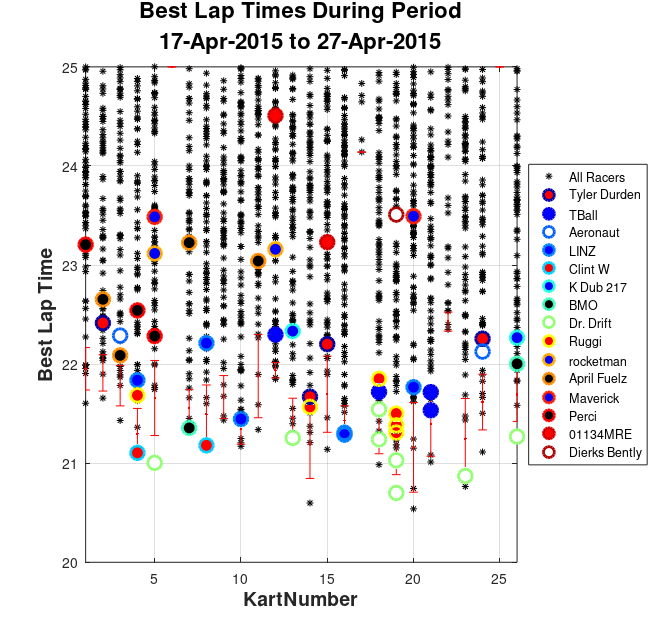
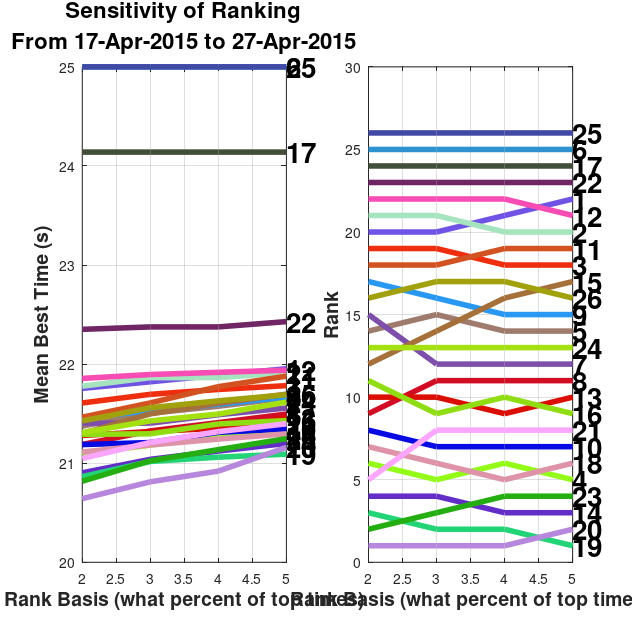
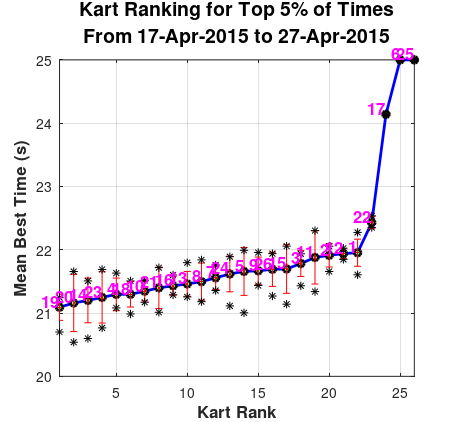
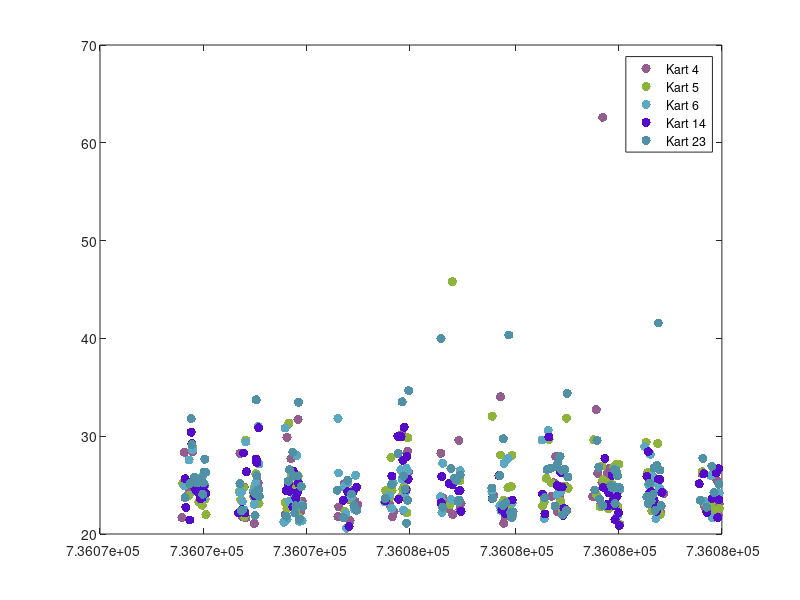

These figures' MATLAB source, in order:
clear all
close all
clc
%% Input and Config
print_plots=1; % Whether or not to make pngs

% Load the mat file created by kart_data_master.m
% load 2015_Race_Data_Initial
load 2015_TrackUpdate

% start_date='02-27-2015';
% end_date='03-30-2015';
start_date=datestr(min(kart_data(:,4)));
end_date=datestr(max(kart_data(:,4)));

% AV_Racers = { racerID, racerName, plot_flag }
AV_Racers={...
    1003786,    'Tyler Durden', 1;
    1024723,    'JeffRod',      1;
    1073028,    'TBall',        1;
    1113917,    'XPLRITT',      1;
    1150608,    'Kamil',        1;
    6390,       'Aeronaut',     1;
    1098385,    'LINZ',         1;
    1430,       'Linz',         1;
    1186403,    'Clint W',      1;
    73742,      'Master P',     1;
    25956,      'K Dub 217',    1;
    1073030,    'BMO',          1;
    1075125,    'Darkwing48',   1;
    6376,       'Dr. Drift',    1;
    26605,      'Podolski',     1;
    1152050,    'Loay',         1;
    1061761,    'Ruggi',        1;
    1153138,    'Rogdor',       1;
    1186656,    'rocketman',    1;
    1186655,    'April Fuelz',  1;
    1186654,    'Jomama',       1;
    1186404,    'Toaster',      1;
    1127814,    'Maverick',     1;
    1075127,    'Perci',        1;
    1190047,    '01134MRE',     1;
    1117507,    'Dierks Bently',1;
    1448,       'Snow Racer',   1};

rank_basis=[.02:.01:.05];

racer_score_cutoff = 3000; 
%Any racers with scores higher than this value are assumed to be employees
%They are labeled as "pros" and may be removed from the comparison

RacerGroupFlag = 2;
% 1 - compare all racers
% 2 - compare only amateurs
% 3 - compare only pros

highest_kart_number = 26;
fastlim=20;
slowlim=25;

%% Other Code
all_racer_data      = kart_data;
amateur_racer_data  = kart_data(kart_data(:,6)<racer_score_cutoff,:);
pro_racer_data      = kart_data(kart_data(:,6)>=racer_score_cutoff,:);

num_pros=length(unique(pro_racer_data(:,5)))

switch RacerGroupFlag
    case 1
        Full_Kart_DB = all_racer_data;
    case 2
        Full_Kart_DB = amateur_racer_data;
    case 3
        Full_Kart_DB = pro_racer_data;
    otherwise
        warning('Don''t recognize that flag value, using all racers')
        Full_Kart_DB = all_racer_data;
end

%format: [kart heatID best_time datenum racer_ID]
colormap jet
cmap=colormap;
fillmap=colormap('flag');

%Scatterplot of karts entire history (i vector is the karts you want)
for i=[4,5,6,14,23,24]
    plot(Full_Kart_DB(Full_Kart_DB(:,1)==i,4),Full_Kart_DB(Full_Kart_DB(:,1)==i,3),'.','color',[rand(),rand(),rand()],'MarkerSize',20)
    hold on
end
legend('Kart 4','Kart 5','Kart 6','Kart 14','Kart 23','Kart 24')

%clean up date inputs
start_date=datestr(start_date,1);
end_date=datestr(end_date,1);
%Uncomment plot_racerID to highlight specific racer performance. Can be
%single value or vector.
%plot_racerID = 1073030;
%plot_racerID=[1073030 6376 1073028 26601 1003786 1098385 1071716 1084572 1075127 1113917 26605 25956 1117507];
%plot_racerID=[1073030 6376 1073028 1003786 1075127 1113917 1117507];

%Clean Up AV Racer List
AV_Racers = AV_Racers([AV_Racers{:,3}]==1,:);
plot_racerID=[AV_Racers{find([AV_Racers{:,3}]),1}];

Competitors_2013=[906;1448;6376;6544;32201;43121;79990;1003786;1038388;1054900;1071760;1073837;1075127;1098887;1099305;1113723;1113917;1114809;1116183;1116291;1116951;1116952;1117089;1117570;1117636;1118273;1118274;1118728;1118729;1118779;1118793;1118794;1118795;1118796;1118798;1118801;1118803;1118804;1118808;1118809;1118810;1118811;1118812;1118813;1118825;1118831;1119028;1119029;1119030;1119031;1119032;1119033;1119034;1119035;1119036];

%plot_racerID=[plot_racerID,Competitors_2013'];

%Count #runs for each kart in the time span
for i=1:highest_kart_number
    kart_runs(i,1)=size(Full_Kart_DB((Full_Kart_DB(:,1)==i)&(Full_Kart_DB(:,4)>=datenum(start_date))&(Full_Kart_DB(:,4)<=datenum(end_date)+1),:),1);
end


%Plot Kart Performance
figure(2)
plot(Full_Kart_DB((Full_Kart_DB(:,4)>=datenum(start_date))&(Full_Kart_DB(:,4)<=datenum(end_date)+1),1),Full_Kart_DB((Full_Kart_DB(:,4)>=datenum(start_date))&(Full_Kart_DB(:,4)<=datenum(end_date)+1),3),'k*','MarkerSize',5)
if exist('plot_racerID')
    for racer_i = 1:length(plot_racerID)
        hold on
        if size(Full_Kart_DB((Full_Kart_DB(:,4)>=datenum(start_date))&(Full_Kart_DB(:,4)<=datenum(end_date)+1)&(Full_Kart_DB(:,5)==plot_racerID(racer_i)),3))>0
        plot(Full_Kart_DB((Full_Kart_DB(:,4)>=datenum(start_date))&(Full_Kart_DB(:,4)<=datenum(end_date)+1)&(Full_Kart_DB(:,5)==plot_racerID(racer_i)),1),...
             Full_Kart_DB((Full_Kart_DB(:,4)>=datenum(start_date))&(Full_Kart_DB(:,4)<=datenum(end_date)+1)&(Full_Kart_DB(:,5)==plot_racerID(racer_i)),3),...
             'o','LineWidth',2,'MarkerEdgeColor',cmap(floor(length(cmap)*racer_i/length(plot_racerID)),:),'MarkerFaceColor',fillmap(racer_i,:),'MarkerSize',10)
        else
            AV_Racers{racer_i,3}=0;
        end
    end
end
xlim([1,highest_kart_number])
ylim([fastlim,slowlim])
grid on
xlabel('KartNumber','FontSize',14,'FontWeight','b')
ylabel('Best Lap Time','FontSize',14,'FontWeight','b')
title({'Best Lap Times During Period';strcat([start_date,' to ',end_date])},'FontSize',16,'FontWeight','b')
legend('All Racers',AV_Racers{vertcat(AV_Racers{:,3}) > 0,2},'Location','EastOutside')



%Plot Kart Performance, color by date
figure(3)
scatter(Full_Kart_DB((Full_Kart_DB(:,4)>=datenum(start_date))&(Full_Kart_DB(:,4)<=datenum(end_date)+1),1),Full_Kart_DB((Full_Kart_DB(:,4)>=datenum(start_date))&(Full_Kart_DB(:,4)<=datenum(end_date)+1),3),55,Full_Kart_DB((Full_Kart_DB(:,4)>=datenum(start_date))&(Full_Kart_DB(:,4)<=datenum(end_date)+1),4),'filled')
% if exist('plot_racerID')
%     for racer_i = 1:length(plot_racerID)
%         hold on
%         plot(Full_Kart_DB((Full_Kart_DB(:,4)>=datenum(start_date))&(Full_Kart_DB(:,4)<=datenum(end_date)+1)&(Full_Kart_DB(:,5)==plot_racerID(racer_i)),1),Full_Kart_DB((Full_Kart_DB(:,4)>=datenum(start_date))&(Full_Kart_DB(:,4)<=datenum(end_date)+1)&(Full_Kart_DB(:,5)==plot_racerID(racer_i)),3),'o','LineWidth',2,'MarkerEdgeColor',cmap(floor(length(cmap)*racer_i/length(plot_racerID)),:),'MarkerFaceColor',fillmap(racer_i,:),'MarkerSize',10)
%     end
% end
xlim([1,highest_kart_number])
ylim([16,21])
grid on
xlabel('KartNumber','FontSize',14,'FontWeight','b')
ylabel('Best Lap Time','FontSize',14,'FontWeight','b')
title({'Best Lap Times During Period';strcat([start_date,' to ',end_date])},'FontSize',16,'FontWeight','b')
colorbar
cbar_vals=get(colorbar,'YTick');

cbar_label_struct={};
for i=1:length(cbar_vals)
    
    cbar_label_struct{1,i}=datestr(cbar_vals(i));
    
end
hcb = colorbar('YTickLabel',...
    cbar_label_struct);
set(hcb,'YTickMode','manual')

%Rate the karts
rankchanges=[];
plotrankdata=[];
plot_times=[];
for pct=rank_basis
    for i=1:highest_kart_number
        top_pct=pct;
        times=Full_Kart_DB((Full_Kart_DB(:,4)>=datenum(start_date))&(Full_Kart_DB(:,4)<=datenum(end_date)+1)&(Full_Kart_DB(:,1)==i),3);
        times=times(times>=16);
        if length(times)==0
            times=slowlim; %There were no times logged on this kart so set one slow race
        end
        times=sort(times);
        rank_time(i)=mean(times(1:max(1,round(length(times)*top_pct))));
    end
    ranks=sortrows([[1:highest_kart_number]',rank_time'],2);
    for i=1:highest_kart_number
        rankposition(i)=find(ranks(:,1)==i);
    end
    times_sorted_by_kart=sortrows(ranks,1);
    plot_times=[plot_times, times_sorted_by_kart(:,2)];
    plotrankdata=[plotrankdata, rankposition'];
    rankchanges=[rankchanges,ranks(:,1)];
end
rankchanges;

figure(5)
subplot(1,2,2)
for i=1:highest_kart_number
    ranking_color(i,:)=[rand(), rand(), rand()];
    plot(100*rank_basis,plotrankdata(i,:),'color',ranking_color(i,:),'LineWidth',4)
    hold on
    text(100*max(rank_basis),plotrankdata(i,end),num2str(i),'fontweight','b','fontsize',20)
end
grid on
xlabel('Rank Basis (what percent of top times)','FontSize',14,'FontWeight','b')
ylabel('Rank','FontSize',14,'FontWeight','b')
%title({'Sensitivity of Ranking';strcat(['From ',start_date,' to ',end_date])},'FontSize',16,'FontWeight','b')


%plot time on the vertical axis and basis on the horizontal
figure(5)
subplot(1,2,1)
for i=1:highest_kart_number
    plot(100*rank_basis,plot_times(i,:),'color',ranking_color(i,:),'LineWidth',4)
    hold on
    text(100*max(rank_basis),plot_times(i,end),num2str(i),'fontweight','b','fontsize',20)
end
grid on
xlabel('Rank Basis (what percent of top times)','FontSize',14,'FontWeight','b')
ylabel('Mean Best Time (s)','FontSize',14,'FontWeight','b')
figure(5)
title({'Sensitivity of Ranking';strcat(['From ',start_date,' to ',end_date])},'FontSize',16,'FontWeight','b')
h=figure(5);
set(h,'Position',[465 474 633 632])
set(h,'PaperPositionMode','auto')

%Plot time on the vertical axis and kart rank on the horizontal
plot_index=0;
for pct=rank_basis(end)
    plot_index = plot_index+1;
    for i=1:highest_kart_number
        top_pct=pct;
        times=Full_Kart_DB((Full_Kart_DB(:,4)>=datenum(start_date))&(Full_Kart_DB(:,4)<=datenum(end_date)+1)&(Full_Kart_DB(:,1)==i),3);
        times=times(times>=16);
        if length(times)==0
            times=slowlim; %There were no times logged on this kart so set one slow race
        end
        times=sort(times);
        rank_time(i)=mean(times(1:max(1,round(length(times)*top_pct))));
        std_time(i)=std(times(1:max(1,round(length(times)*top_pct))));
        max_time(i)=max(times(1:max(1,round(length(times)*top_pct))));
        min_time(i)=min(times(1:max(1,round(length(times)*top_pct))));
    end
    ranks=sortrows([[1:highest_kart_number]',rank_time',std_time',max_time',min_time'],2);
    figure(7)
    %subplot(1,4,plot_index)
    plot(ranks(:,2),'-bo','LineWidth',2,...
                'MarkerEdgeColor','k',...
                'MarkerFaceColor',[.49 1 .63],...
                'MarkerSize',5)
    hold on
    errorbar(ranks(:,2),ranks(:,3),'.r')
    hold on
    plot(ranks(:,4),'k*')
    hold on
    plot(ranks(:,5),'k*')
    for i=1:highest_kart_number
        text(i,ranks(i,2),num2str(ranks(i,1)),'color','m','fontweight','b','fontsize',12,'horizontalAlignment','right','verticalAlignment','baseline')
    end
    
    
end
xlim([1,highest_kart_number])
grid on
xlabel('Kart Rank','FontSize',12,'FontWeight','b')
ylabel('Mean Best Time (s)','FontSize',12,'FontWeight','b')
title({strcat(['Kart Ranking for Top ',num2str(100*rank_basis(end)),'% of Times']);strcat(['From ',start_date,' to ',end_date])},'FontSize',14,'FontWeight','b')
h=figure(7);
set(h,'Position',[6 683 458 423])
set(h,'PaperPositionMode','auto')

figure(2)
errorbar(rank_time,std_time,'.r')
h=figure(2);
set(h,'Position',[1100 474 659 632])
set(h,'PaperPositionMode','auto')

if print_plots==1
    figure(2)
    datestamp=datestr(date,29);
    eval(strcat(['print -dpng -r300 ''',datestamp,'_RacerPerformance.png''']))
    figure(5)
    eval(strcat(['print -dpng -r300 ''',datestamp,'_KartRankingSensitivity.png''']))
    figure(7)
    eval(strcat(['print -dpng -r300 ''',datestamp,'_KartTiers.png''']))
end


%TEST RACER RPM
figure(8)
scatter(Full_Kart_DB((Full_Kart_DB(:,4)>=datenum(start_date))&(Full_Kart_DB(:,4)<=datenum(end_date)+1),1),...
        Full_Kart_DB((Full_Kart_DB(:,4)>=datenum(start_date))&(Full_Kart_DB(:,4)<=datenum(end_date)+1),3),...
        55,...
        Full_Kart_DB((Full_Kart_DB(:,4)>=datenum(start_date))&(Full_Kart_DB(:,4)<=datenum(end_date)+1),6),...
        'filled')
    
xlim([1,highest_kart_number])
ylim([16,24])
grid on
xlabel('KartNumber','FontSize',14,'FontWeight','b')
ylabel('Best Lap Time','FontSize',14,'FontWeight','b')
title({'Best Lap Times During Period';strcat([start_date,' to ',end_date])},'FontSize',16,'FontWeight','b')
colorbar
% cbar_vals=get(colorbar,'YTick');
% 
% cbar_label_struct={};
% for i=1:length(cbar_vals)
%     
%     cbar_label_struct{1,i}=datestr(cbar_vals(i));
%     
% end
% hcb = colorbar('YTickLabel',...
%     cbar_label_struct);
% set(hcb,'YTickMode','manual')


%Plot last year's competitors
%Plot Kart Performance
figure(9)
h_all=plot(Full_Kart_DB((Full_Kart_DB(:,4)>=datenum(start_date))&(Full_Kart_DB(:,4)<=datenum(end_date)+1),1),...
     Full_Kart_DB((Full_Kart_DB(:,4)>=datenum(start_date))&(Full_Kart_DB(:,4)<=datenum(end_date)+1),3),...
     'k*','MarkerSize',5);
if exist('Competitors_2013')
    for racer_i = 1:length(Competitors_2013)
        hold on
        if size(Full_Kart_DB((Full_Kart_DB(:,4)>=datenum(start_date))&(Full_Kart_DB(:,4)<=datenum(end_date)+1)&(Full_Kart_DB(:,5)==Competitors_2013(racer_i)),3))>0
        h_Competitors=plot(Full_Kart_DB((Full_Kart_DB(:,4)>=datenum(start_date))&(Full_Kart_DB(:,4)<=datenum(end_date)+1)&(Full_Kart_DB(:,5)==Competitors_2013(racer_i)),1),...
             Full_Kart_DB((Full_Kart_DB(:,4)>=datenum(start_date))&(Full_Kart_DB(:,4)<=datenum(end_date)+1)&(Full_Kart_DB(:,5)==Competitors_2013(racer_i)),3),...
             'o','LineWidth',2,'MarkerEdgeColor','b','MarkerFaceColor','w','MarkerSize',10);
        end
    end
end
if exist('plot_racerID')
    for racer_i = 1:length(plot_racerID)
        hold on
        if size(Full_Kart_DB((Full_Kart_DB(:,4)>=datenum(start_date))&(Full_Kart_DB(:,4)<=datenum(end_date)+1)&(Full_Kart_DB(:,5)==plot_racerID(racer_i)),3))>0
        h_AV=plot(Full_Kart_DB((Full_Kart_DB(:,4)>=datenum(start_date))&(Full_Kart_DB(:,4)<=datenum(end_date)+1)&(Full_Kart_DB(:,5)==plot_racerID(racer_i)),1),...
             Full_Kart_DB((Full_Kart_DB(:,4)>=datenum(start_date))&(Full_Kart_DB(:,4)<=datenum(end_date)+1)&(Full_Kart_DB(:,5)==plot_racerID(racer_i)),3),...
             'o','LineWidth',2,'MarkerEdgeColor','r','MarkerFaceColor','r','MarkerSize',8);
        end
    end
end
xlim([1,highest_kart_number])
ylim([fastlim,slowlim])
grid on
xlabel('KartNumber','FontSize',14,'FontWeight','b')
ylabel('Best Lap Time','FontSize',14,'FontWeight','b')
title({'Best Lap Times During Period';strcat([start_date,' to ',end_date])},'FontSize',16,'FontWeight','b')
%legend('All Racers','2013 Competitors','Location','EastOutside')

legendhandles=[h_all(1)];
if exist('h_Competitors')
    legendhandles=[legendhandles,h_Competitors(1)];
end

if exist('h_AV')
    legendhandles=[legendhandles,h_AV(1)];
end

legend(legendhandles,'All Racers','2013 Competitors','AV Racers','fontweight','b','fontsize',12,'Location','EastOutside')


